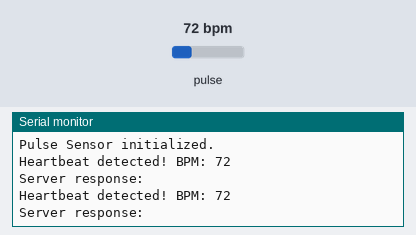
The sketch below on a simulated ESP32. On the bench: the last lines printed to the serial monitor. The test bench sets the inputs (shaded band); at power-on: pulse 72 bpm. WiFi joins after 1.5 s; servers stay silent unless stated; uploads are accepted with an empty reply.

Above: at 2.7 s.
2.8 s: pulse set to 42 bpm
At 3.93 s:
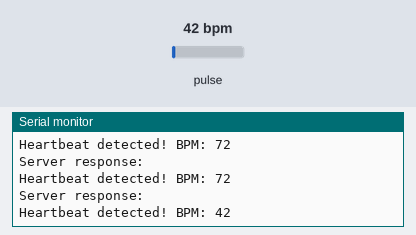
4.3 s: pulse set to 70 bpm
At 5.4 s:
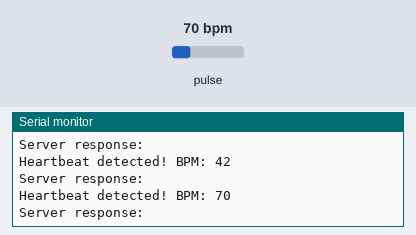
Timing chart, 0 to 7.3 s (numbered marks = the images above; inputs shaded):
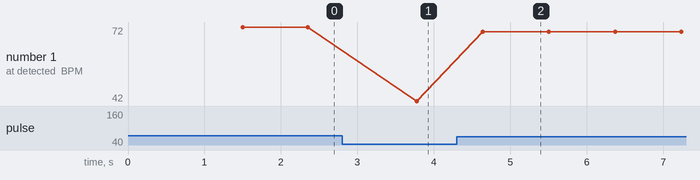

The sketch:

pulse_sensor_v2.ino
```cpp
#include <PulseSensorPlayground.h>
#include <WiFi.h>
#include <HTTPClient.h>

const int PulsePin = 34;
const int Threshold = 550;

const char* ssid = "motog32";
const char* password = "sriganesh";

const char* serverURL = "https://esp-server-ze37.onrender.com/data";

PulseSensorPlayground pulseSensor;

void setup() {
  Serial.begin(115200);

  Serial.println("Connecting to Wi-Fi...");
  WiFi.begin(ssid, password);

  while (WiFi.status() != WL_CONNECTED) {
    delay(500);
    Serial.print(".");
  }
  Serial.println("\nWi-Fi connected!");

  pulseSensor.analogInput(PulsePin);
  pulseSensor.setThreshold(Threshold);

  if (!pulseSensor.begin()) {
    Serial.println("Pulse Sensor initialization failed!");
    while (1);
  }

  Serial.println("Pulse Sensor initialized.");
}

void loop() {
  if (pulseSensor.sawStartOfBeat()) {
    int bpm = pulseSensor.getBeatsPerMinute();

    Serial.print("Heartbeat detected! BPM: ");
    Serial.println(bpm);

    sendDataToServer(bpm);
  }

  delay(20);
}

void sendDataToServer(int bpm) {
  if (WiFi.status() == WL_CONNECTED) {
    HTTPClient http;
    http.begin(serverURL);
    http.addHeader("Content-Type", "application/json");

    String payload = "{";
    payload += "\"id\": \"sensor1\", ";
    payload += "\"bpm\": " + String(bpm);
    payload += "}";

    int httpResponseCode = http.POST(payload);

    if (httpResponseCode > 0) {
      String response = http.getString();
      Serial.println("Server response: " + response);
    } else {
      Serial.println("Error in sending POST request: " + String(httpResponseCode));
    }

    http.end();
  } else {
    Serial.println("Wi-Fi not connected!");
  }
}
```

Measured:
- after the input at 2.8 s, the serial monitor: prints a new line after 0.98 s (image 1)
- after the input at 4.3 s, the serial monitor: prints a new line after 0.34 s (image 2)
- plotted number 1: 72 → 42 after the input at 2.8 s, 42 → 70 after the input at 4.3 s
